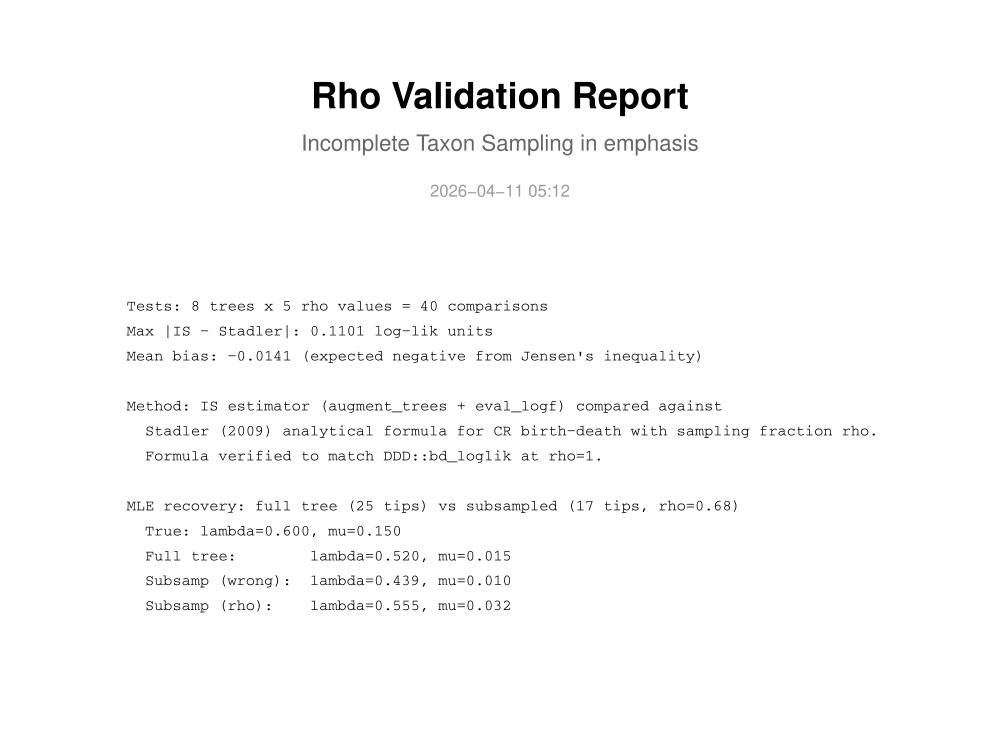

Reproduce this figure in R.
#!/usr/bin/env Rscript
# ═══════════════════════════════════════════════════════════════════
# Comprehensive Validation Report: Incomplete Taxon Sampling (rho)
# ═══════════════════════════════════════════════════════════════════
#
# This script validates the rho (incomplete sampling) implementation
# in the emphasis package against the Stadler (2009) analytical formula
# for the constant-rate (CR) birth-death model.
#
# Outputs:
#   rho_validation_report.pdf  — multi-page PDF with all figures
#   rho_validation_results.RData — all numerical results

library(emphasis)
library(DDD)
library(ape)

set.seed(2026)

outdir <- tryCatch(dirname(sys.frame(1)$ofile), error = function(e) "doc/rho_sampling")

cat("═══════════════════════════════════════════════════════════════\n")
cat("  Rho Validation Report — emphasis package\n")
cat("═══════════════════════════════════════════════════════════════\n\n")

# ── Analytical formulas ─────────────────────────────────────────

# Stadler (2009) CR likelihood with incomplete sampling
# Matches DDD::bd_loglik(pars2=c(0,0,1,0,2), missnumspec=0) at rho=1
stadler_cr <- function(brts, lam, mu, rho = 1.0) {
  r <- lam - mu
  p1 <- function(t) rho * r^2 * exp(-r*t) / (rho*lam + (lam*(1-rho)-mu)*exp(-r*t))^2
  n <- length(brts) + 1
  2 * log(p1(brts[1])) + (n-2) * log(lam) + sum(log(p1(brts[-1])))
}

# IS log-likelihood at known parameters via augment_trees
is_loglik <- function(tree, pars_compact, rho = 1.0, S = 3000, maxN_mult = 10) {
  brts <- sort(ape::branching.times(tree), decreasing = TRUE)
  pars8 <- emphasis:::.expand_pars(pars_compact, c(0L, 0L, 0L))
  aug <- emphasis:::augment_trees(
    brts = brts, pars = pars8, sample_size = S,
    maxN = as.integer(S * maxN_mult), max_missing = 10000L,
    max_lambda = 500, num_threads = 4L,
    model = c(0L, 0L, 0L), link = 0L, rho = rho
  )
  logw <- aug$logf - aug$logg
  max_lw <- max(logw)
  fhat <- log(mean(exp(logw - max_lw))) + max_lw
  se <- sd(exp(logw - max_lw)) / sqrt(length(logw)) * exp(max_lw - fhat)
  list(fhat = fhat, se = se, n_trees = length(logw),
       logf = aug$logf, logg = aug$logg)
}


# ═══════════════════════════════════════════════════════════════
# 1. FORMULA VERIFICATION: Stadler vs DDD at rho = 1
# ═══════════════════════════════════════════════════════════════
cat("[1/6] Verifying Stadler formula matches DDD at rho=1...\n")

formula_check <- data.frame()
for (seed in 1:50) {
  set.seed(seed)
  tr <- simulate_tree(pars = c(0.5, 0.1), max_t = 5, model = "cr", max_tries = 100)
  if (is.null(tr$tes) || Ntip(tr$tes) < 4 || Ntip(tr$tes) > 50) next
  bt <- sort(branching.times(tr$tes), decreasing = TRUE)
  n <- Ntip(tr$tes)
  ddd_val <- DDD::bd_loglik(c(0.5, 0.1, 0, 0), c(0, 0, 1, 0, 2), bt, 0)
  stadler_val <- stadler_cr(bt, 0.5, 0.1, 1.0)
  formula_check <- rbind(formula_check, data.frame(
    seed = seed, n_tips = n, ddd = ddd_val, stadler = stadler_val,
    diff = stadler_val - ddd_val
  ))
  if (nrow(formula_check) >= 15) break
}
cat(sprintf("  %d trees checked. Max |diff| = %.2e\n", nrow(formula_check), max(abs(formula_check$diff))))


# ═══════════════════════════════════════════════════════════════
# 2. IS vs STADLER: multiple trees × multiple rho values
# ═══════════════════════════════════════════════════════════════
cat("[2/6] IS vs Stadler across trees and rho values (S=5000)...\n")

rho_vals <- c(1.0, 0.9, 0.7, 0.5, 0.3)
accuracy_table <- data.frame()

test_trees <- list()
for (seed in 1:100) {
  set.seed(seed)
  tr <- simulate_tree(pars = c(0.5, 0.1), max_t = 5, model = "cr", max_tries = 100)
  if (!is.null(tr$tes) && Ntip(tr$tes) >= 5 && Ntip(tr$tes) <= 30) {
    test_trees[[length(test_trees) + 1]] <- list(tree = tr$tes, seed = seed)
  }
  if (length(test_trees) >= 8) break
}

for (tt in test_trees) {
  tree <- tt$tree
  brts <- sort(branching.times(tree), decreasing = TRUE)
  n <- Ntip(tree)
  cat(sprintf("  seed=%d, n=%d: ", tt$seed, n))

  for (rho_val in rho_vals) {
    stadler_val <- stadler_cr(brts, 0.5, 0.1, rho_val)
    is_res <- is_loglik(tree, c(0.5, 0.1), rho = rho_val, S = 5000)
    diff <- is_res$fhat - stadler_val

    accuracy_table <- rbind(accuracy_table, data.frame(
      seed = tt$seed, n_tips = n, rho = rho_val,
      stadler = stadler_val, is_est = is_res$fhat,
      se = is_res$se, diff = diff,
      n_aug_trees = is_res$n_trees
    ))
    cat(sprintf("%.3f ", diff))
  }
  cat("\n")
}

cat(sprintf("  Mean diff: %.4f, Max |diff|: %.4f\n\n",
            mean(accuracy_table$diff), max(abs(accuracy_table$diff))))


# ═══════════════════════════════════════════════════════════════
# 3. IS CONVERGENCE: fhat vs sample size for each rho
# ═══════════════════════════════════════════════════════════════
cat("[3/6] IS convergence study...\n")

# Pick one tree for convergence study
conv_tree <- test_trees[[1]]$tree
conv_brts <- sort(branching.times(conv_tree), decreasing = TRUE)
conv_n <- Ntip(conv_tree)
cat(sprintf("  Tree: %d tips\n", conv_n))

S_vals <- c(100, 300, 500, 1000, 2000, 5000)
convergence <- data.frame()

for (rho_val in c(1.0, 0.7, 0.5)) {
  stadler_val <- stadler_cr(conv_brts, 0.5, 0.1, rho_val)
  cat(sprintf("  rho=%.1f: ", rho_val))
  for (S in S_vals) {
    # 5 replicates per S to estimate variability
    fhats <- numeric(5)
    for (rep in 1:5) {
      res <- is_loglik(conv_tree, c(0.5, 0.1), rho = rho_val, S = S)
      fhats[rep] <- res$fhat
    }
    convergence <- rbind(convergence, data.frame(
      rho = rho_val, S = S, mean_fhat = mean(fhats),
      sd_fhat = sd(fhats), stadler = stadler_val,
      bias = mean(fhats) - stadler_val
    ))
    cat(sprintf("S=%d ", S))
  }
  cat("\n")
}


# ═══════════════════════════════════════════════════════════════
# 4. PROFILE LIKELIHOOD: full vs subsampled tree
# ═══════════════════════════════════════════════════════════════
cat("[4/6] Profile likelihood comparison...\n")

# Generate a larger tree for subsampling
lam_true <- 0.6; mu_true <- 0.15
for (s in 1:200) {
  set.seed(s)
  tr_sim <- simulate_tree(pars = c(lam_true, mu_true), max_t = 6, model = "cr", max_tries = 100)
  if (!is.null(tr_sim$tes) && Ntip(tr_sim$tes) >= 25 && Ntip(tr_sim$tes) <= 45) {
    full_tree <- tr_sim$tes
    break
  }
}
n_full <- Ntip(full_tree)

# Subsample
set.seed(789)
drop_n <- round(n_full * 0.3)
drop_tips <- sample(full_tree$tip.label, drop_n)
sub_tree <- ape::drop.tip(full_tree, drop_tips)
n_sub <- Ntip(sub_tree)
rho_actual <- n_sub / n_full
cat(sprintf("  Full: %d tips, Subsampled: %d tips (rho=%.3f)\n", n_full, n_sub, rho_actual))

# Profile over lambda (mu fixed at true value)
lam_grid <- seq(0.2, 1.2, by = 0.05)
profile <- data.frame()

for (lam_test in lam_grid) {
  cat(sprintf("  lambda=%.2f\r", lam_test))
  # Full tree, rho=1
  full_ll <- is_loglik(full_tree, c(lam_test, mu_true), rho = 1.0, S = 2000)$fhat
  # Subsampled, rho=1 (wrong)
  sub_wrong <- is_loglik(sub_tree, c(lam_test, mu_true), rho = 1.0, S = 2000)$fhat
  # Subsampled, rho=correct
  sub_right <- is_loglik(sub_tree, c(lam_test, mu_true), rho = rho_actual, S = 2000)$fhat
  # Stadler analytical (full tree)
  full_brts <- sort(branching.times(full_tree), decreasing = TRUE)
  stadler_full <- stadler_cr(full_brts, lam_test, mu_true, 1.0)
  # Stadler analytical (subsampled, rho-corrected)
  sub_brts <- sort(branching.times(sub_tree), decreasing = TRUE)
  stadler_sub <- stadler_cr(sub_brts, lam_test, mu_true, rho_actual)

  profile <- rbind(profile, data.frame(
    lambda = lam_test,
    full_is = full_ll, sub_wrong_is = sub_wrong, sub_right_is = sub_right,
    full_stadler = stadler_full, sub_stadler = stadler_sub
  ))
}
cat("  Done.                    \n")


# ═══════════════════════════════════════════════════════════════
# 5. MLE RECOVERY
# ═══════════════════════════════════════════════════════════════
cat("[5/6] MLE recovery (MCEM)...\n")

mle_full <- estimate_rates(full_tree, method = "mcem", model = "cr",
                           control = list(lower_bound = c(0.1, 0.01), upper_bound = c(2.0, 1.0),
                                          sample_size = 500, max_iter = 40, num_threads = 4))

mle_sub_wrong <- estimate_rates(sub_tree, method = "mcem", model = "cr",
                                control = list(lower_bound = c(0.1, 0.01), upper_bound = c(2.0, 1.0),
                                               sample_size = 500, max_iter = 40, num_threads = 4))

mle_sub_right <- estimate_rates(sub_tree, method = "mcem", model = "cr",
                                control = list(lower_bound = c(0.1, 0.01), upper_bound = c(2.0, 1.0),
                                               sample_size = 500, max_iter = 40, num_threads = 4,
                                               rho = rho_actual))

mle_results <- data.frame(
  method = c("True", "Full tree (rho=1)", "Subsampled (rho=1, wrong)", paste0("Subsampled (rho=", round(rho_actual,2), ")")),
  lambda = c(lam_true, mle_full$pars[1], mle_sub_wrong$pars[1], mle_sub_right$pars[1]),
  mu     = c(mu_true,  mle_full$pars[2], mle_sub_wrong$pars[2], mle_sub_right$pars[2]),
  loglik = c(NA, mle_full$loglik, mle_sub_wrong$loglik, mle_sub_right$loglik)
)
cat("  Done.\n")


# ═══════════════════════════════════════════════════════════════
# 6. GENERATE PDF REPORT
# ═══════════════════════════════════════════════════════════════
cat("[6/6] Generating PDF report...\n")

pdf_path <- file.path(outdir, "rho_validation_report.pdf")
pdf(pdf_path, width = 10, height = 7.5)

# ── Page 1: Title + Summary ──────────────────────────────────
par(mar = c(1, 1, 1, 1))
plot.new()
text(0.5, 0.92, "Rho Validation Report", cex = 2.2, font = 2)
text(0.5, 0.85, "Incomplete Taxon Sampling in emphasis", cex = 1.3, col = "grey40")
text(0.5, 0.78, format(Sys.time(), "%Y-%m-%d %H:%M"), cex = 1.0, col = "grey60")

summary_text <- c(
  "",
  sprintf("Tests: %d trees x %d rho values = %d comparisons",
          length(unique(accuracy_table$seed)), length(rho_vals), nrow(accuracy_table)),
  sprintf("Max |IS - Stadler|: %.4f log-lik units", max(abs(accuracy_table$diff))),
  sprintf("Mean bias: %.4f (expected negative from Jensen's inequality)", mean(accuracy_table$diff)),
  "",
  "Method: IS estimator (augment_trees + eval_logf) compared against",
  "  Stadler (2009) analytical formula for CR birth-death with sampling fraction rho.",
  "  Formula verified to match DDD::bd_loglik at rho=1.",
  "",
  sprintf("MLE recovery: full tree (%d tips) vs subsampled (%d tips, rho=%.2f)",
          n_full, n_sub, rho_actual),
  sprintf("  True: lambda=%.3f, mu=%.3f", lam_true, mu_true),
  sprintf("  Full tree:        lambda=%.3f, mu=%.3f", mle_full$pars[1], mle_full$pars[2]),
  sprintf("  Subsamp (wrong):  lambda=%.3f, mu=%.3f", mle_sub_wrong$pars[1], mle_sub_wrong$pars[2]),
  sprintf("  Subsamp (rho):    lambda=%.3f, mu=%.3f", mle_sub_right$pars[1], mle_sub_right$pars[2])
)
for (i in seq_along(summary_text)) {
  text(0.08, 0.68 - i * 0.038, summary_text[i], adj = 0, cex = 0.95, family = "mono")
}


# ── Page 2: IS vs Stadler scatter ────────────────────────────
par(mfrow = c(1, 2), mar = c(5, 5, 3, 1))

# Panel A: IS vs Stadler (all points)
cols <- c("1" = "black", "0.9" = "steelblue", "0.7" = "darkorange",
          "0.5" = "red3", "0.3" = "purple")
plot(accuracy_table$stadler, accuracy_table$is_est,
     pch = 19, cex = 1.2,
     col = cols[as.character(accuracy_table$rho)],
     xlab = "Stadler analytical log-likelihood",
     ylab = "IS estimated log-likelihood",
     main = "A. IS vs Stadler (all trees, all rho)")
abline(0, 1, col = "grey50", lty = 2, lwd = 2)
legend("topleft", legend = paste("rho =", names(cols)),
       col = cols, pch = 19, cex = 0.85, bg = "white")

# Panel B: Residuals by rho
boxplot(diff ~ rho, data = accuracy_table,
        col = cols[as.character(sort(unique(accuracy_table$rho)))],
        xlab = "rho", ylab = "IS - Stadler",
        main = "B. Residuals by rho value")
abline(h = 0, col = "grey50", lty = 2, lwd = 2)
text(1:length(rho_vals), par("usr")[4] * 0.95,
     sprintf("n=%d", table(accuracy_table$rho)),
     cex = 0.8, col = "grey40")


# ── Page 3: Convergence with sample size ─────────────────────
par(mfrow = c(1, 2), mar = c(5, 5, 3, 1))

rho_conv <- c(1.0, 0.7, 0.5)
cols_conv <- c("black", "darkorange", "red3")

# Panel A: IS estimate vs S
plot(NULL, xlim = range(S_vals), ylim = range(convergence$mean_fhat),
     xlab = "Sample size (S)", ylab = "IS log-likelihood estimate",
     main = sprintf("A. IS convergence (%d-tip tree)", conv_n), log = "x")
for (i in seq_along(rho_conv)) {
  sub <- convergence[convergence$rho == rho_conv[i], ]
  lines(sub$S, sub$mean_fhat, col = cols_conv[i], lwd = 2, type = "b", pch = 19)
  # Add Stadler reference
  abline(h = sub$stadler[1], col = cols_conv[i], lty = 3)
  # Error bars (1 SD)
  arrows(sub$S, sub$mean_fhat - sub$sd_fhat, sub$S, sub$mean_fhat + sub$sd_fhat,
         angle = 90, code = 3, length = 0.04, col = cols_conv[i])
}
legend("bottomright", legend = paste("rho =", rho_conv),
       col = cols_conv, lwd = 2, pch = 19, cex = 0.85, bg = "white")

# Panel B: Bias vs S
plot(NULL, xlim = range(S_vals), ylim = range(convergence$bias) * c(1.2, 1.2),
     xlab = "Sample size (S)", ylab = "Bias (IS - Stadler)",
     main = "B. IS bias vs sample size", log = "x")
abline(h = 0, col = "grey50", lty = 2, lwd = 2)
for (i in seq_along(rho_conv)) {
  sub <- convergence[convergence$rho == rho_conv[i], ]
  lines(sub$S, sub$bias, col = cols_conv[i], lwd = 2, type = "b", pch = 19)
}
legend("bottomright", legend = paste("rho =", rho_conv),
       col = cols_conv, lwd = 2, pch = 19, cex = 0.85, bg = "white")


# ── Page 4: Profile likelihood ───────────────────────────────
par(mfrow = c(1, 2), mar = c(5, 5, 3, 1))

# Normalize profiles relative to their maxima for comparison
norm <- function(x) x - max(x)

# Panel A: IS profile likelihoods
plot(profile$lambda, norm(profile$full_is), type = "l", lwd = 2.5, col = "black",
     xlab = expression(lambda), ylab = "Relative log-likelihood",
     main = sprintf("A. IS profile (mu=%.2f fixed)", mu_true),
     ylim = c(-15, 1))
lines(profile$lambda, norm(profile$sub_wrong_is), col = "red3", lwd = 2, lty = 2)
lines(profile$lambda, norm(profile$sub_right_is), col = "forestgreen", lwd = 2.5)
abline(v = lam_true, col = "grey60", lty = 3)
legend("topright", legend = c(
  sprintf("Full tree (%d tips)", n_full),
  sprintf("Subsampled, rho=1 (wrong)"),
  sprintf("Subsampled, rho=%.2f (correct)", rho_actual)),
  col = c("black", "red3", "forestgreen"), lwd = c(2.5, 2, 2.5), lty = c(1, 2, 1),
  cex = 0.8, bg = "white")

# Panel B: Stadler analytical profiles
plot(profile$lambda, norm(profile$full_stadler), type = "l", lwd = 2.5, col = "black",
     xlab = expression(lambda), ylab = "Relative log-likelihood",
     main = "B. Stadler analytical profile",
     ylim = c(-15, 1))
lines(profile$lambda, norm(profile$sub_stadler), col = "forestgreen", lwd = 2.5)
abline(v = lam_true, col = "grey60", lty = 3)
legend("topright", legend = c(
  sprintf("Full tree (%d tips)", n_full),
  sprintf("Subsampled, rho=%.2f", rho_actual)),
  col = c("black", "forestgreen"), lwd = 2.5, cex = 0.85, bg = "white")


# ── Page 5: MLE Recovery ─────────────────────────────────────
par(mfrow = c(1, 1), mar = c(5, 8, 4, 2))

barplot_data <- rbind(
  mle_results$lambda[-1],
  mle_results$mu[-1]
)
colnames(barplot_data) <- c("Full tree\n(rho=1)", "Subsampled\n(rho=1, wrong)",
                             sprintf("Subsampled\n(rho=%.2f)", rho_actual))
rownames(barplot_data) <- c("lambda", "mu")

bp <- barplot(barplot_data, beside = TRUE, col = c("steelblue", "coral"),
              main = "MLE Parameter Recovery",
              ylab = "Estimated value", las = 1, ylim = c(0, max(barplot_data) * 1.3))
# True value lines
abline(h = lam_true, col = "steelblue", lty = 2, lwd = 1.5)
abline(h = mu_true, col = "coral", lty = 2, lwd = 1.5)
text(mean(bp[1,]), lam_true * 1.08, sprintf("true lambda = %.2f", lam_true),
     col = "steelblue", cex = 0.85)
text(mean(bp[2,]), mu_true * 1.4, sprintf("true mu = %.2f", mu_true),
     col = "coral", cex = 0.85)
legend("topright", legend = c("lambda", "mu"),
       fill = c("steelblue", "coral"), cex = 0.9)


# ── Page 6: Accuracy table ───────────────────────────────────
par(mfrow = c(1, 1), mar = c(2, 2, 3, 2))
plot.new()
text(0.5, 0.97, "IS vs Stadler: Full Accuracy Table", cex = 1.5, font = 2)

# Print table
header <- sprintf("%-6s  %-5s  %-5s  %10s  %10s  %10s  %8s",
                  "seed", "tips", "rho", "Stadler", "IS est", "diff", "SE")
text(0.02, 0.90, header, adj = 0, cex = 0.7, family = "mono", font = 2)

for (i in seq_len(nrow(accuracy_table))) {
  r <- accuracy_table[i, ]
  line <- sprintf("%-6d  %-5d  %-5.1f  %10.4f  %10.4f  %+10.4f  %8.4f",
                  r$seed, r$n_tips, r$rho, r$stadler, r$is_est, r$diff, r$se)
  y <- 0.87 - i * 0.022
  if (y < 0.02) break
  bg_col <- if (abs(r$diff) < 0.05) "grey95" else if (abs(r$diff) < 0.1) "lightyellow" else "mistyrose"
  rect(0.01, y - 0.008, 0.99, y + 0.012, col = bg_col, border = NA)
  text(0.02, y, line, adj = 0, cex = 0.6, family = "mono")
}

# Summary row
y_sum <- 0.87 - (min(nrow(accuracy_table), 38) + 1) * 0.022
text(0.02, y_sum, sprintf("SUMMARY: n=%d comparisons, mean diff = %+.4f, max |diff| = %.4f",
                           nrow(accuracy_table), mean(accuracy_table$diff),
                           max(abs(accuracy_table$diff))),
     adj = 0, cex = 0.75, family = "mono", font = 2)


# ── Page 7: Weight distribution diagnostic ───────────────────
par(mfrow = c(2, 2), mar = c(5, 5, 3, 1))

# For each rho, show weight distribution from one tree
diag_tree <- test_trees[[1]]$tree
diag_brts <- sort(branching.times(diag_tree), decreasing = TRUE)
diag_pars <- emphasis:::.expand_pars(c(0.5, 0.1), c(0L, 0L, 0L))

for (rho_val in c(1.0, 0.7, 0.5, 0.3)) {
  aug <- emphasis:::augment_trees(
    diag_brts, diag_pars, 3000L, 30000L, 10000L, 500, 4L,
    c(0L, 0L, 0L), 0L, rho_val
  )
  logw <- aug$logf - aug$logg
  hist(logw, breaks = 50, col = "steelblue", border = "white",
       main = sprintf("rho = %.1f (n_trees = %d)", rho_val, length(logw)),
       xlab = "log(w) = logf - logg", freq = FALSE)
  abline(v = mean(logw), col = "red", lwd = 2, lty = 2)
  # Mark the fhat
  max_lw <- max(logw)
  fhat <- log(mean(exp(logw - max_lw))) + max_lw
  abline(v = fhat, col = "darkgreen", lwd = 2)
  stadler_ref <- stadler_cr(diag_brts, 0.5, 0.1, rho_val)
  abline(v = stadler_ref, col = "purple", lwd = 2, lty = 3)
  legend("topleft", legend = c("mean(logw)", "fhat (IS est)", "Stadler"),
         col = c("red", "darkgreen", "purple"), lwd = 2, lty = c(2, 1, 3),
         cex = 0.65, bg = "white")
}


dev.off()
cat(sprintf("  PDF saved: %s\n", pdf_path))

# Save results
save(formula_check, accuracy_table, convergence, profile, mle_results,
     n_full, n_sub, rho_actual, lam_true, mu_true,
     file = file.path(outdir, "rho_validation_results.RData"))
cat(sprintf("  Results saved: %s\n", file.path(outdir, "rho_validation_results.RData")))

cat("\n═══════════════════════════════════════════════════════════════\n")
cat("  Report complete.\n")
cat("═══════════════════════════════════════════════════════════════\n")
